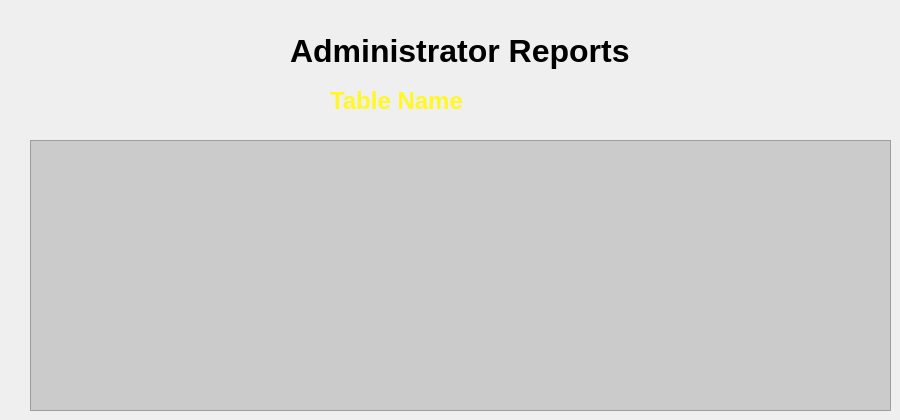
    <widget class="QWidget" name="tab_11">
     <attribute name="title">
      <string>Reports</string>
     </attribute>
     <widget class="QLabel" name="label_91">
      <property name="geometry">
       <rect>
        <x>290</x>
        <y>30</y>
        <width>361</width>
        <height>41</height>
       </rect>
      </property>
      <property name="font">
       <font>
        <pointsize>24</pointsize>
        <weight>75</weight>
        <bold>true</bold>
       </font>
      </property>
      <property name="text">
       <string>Administrator Reports</string>
      </property>
     </widget>
     <widget class="QLabel" name="l61">
      <property name="geometry">
       <rect>
        <x>330</x>
        <y>90</y>
        <width>401</width>
        <height>21</height>
       </rect>
      </property>
      <property name="font">
       <font>
        <pointsize>18</pointsize>
        <weight>75</weight>
        <bold>true</bold>
       </font>
      </property>
      <property name="styleSheet">
       <string notr="true">color: rgb(255, 248, 34);</string>
      </property>
      <property name="text">
       <string>Table Name</string>
      </property>
     </widget>
     <widget class="QTableWidget" name="tableReport">
      <property name="geometry">
       <rect>
        <x>30</x>
        <y>140</y>
        <width>861</width>
        <height>271</height>
       </rect>
      </property>
      <property name="styleSheet">
       <string notr="true">font: 12pt &quot;MS Shell Dlg 2&quot;;

background-color: rgb(203, 203, 203);

</string>
      </property>
     </widget>
    </widget>
